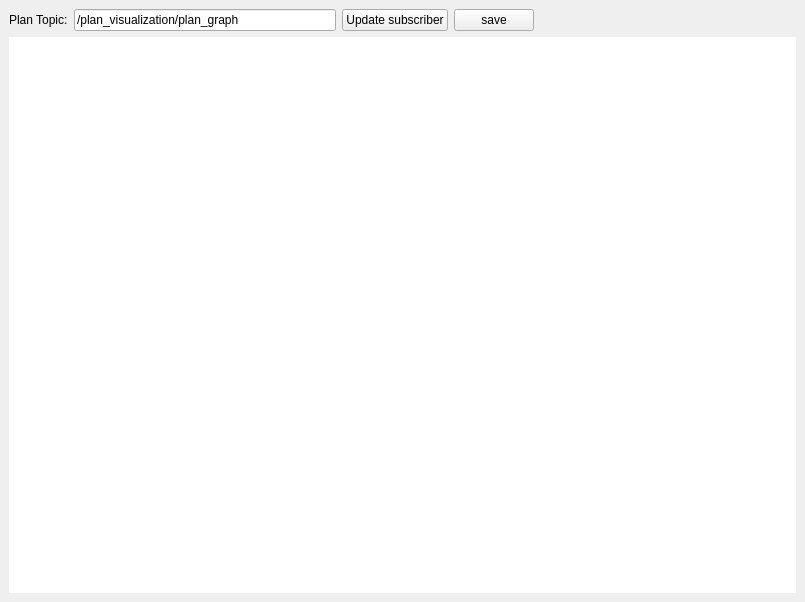
<?xml version="1.0" encoding="UTF-8"?>
<ui version="4.0">
 <class>PlanVisualization</class>
 <widget class="QWidget" name="PlanVizualization">
  <property name="geometry">
   <rect>
    <x>0</x>
    <y>0</y>
    <width>805</width>
    <height>602</height>
   </rect>
  </property>
  <property name="sizePolicy">
   <sizepolicy hsizetype="Expanding" vsizetype="Expanding">
    <horstretch>0</horstretch>
    <verstretch>0</verstretch>
   </sizepolicy>
  </property>
  <property name="windowTitle">
   <string>Plan Graph Visualization</string>
  </property>
  <layout class="QVBoxLayout" name="verticalLayout">
   <property name="spacing">
    <number>6</number>
   </property>
   <property name="leftMargin">
    <number>9</number>
   </property>
   <property name="topMargin">
    <number>9</number>
   </property>
   <property name="rightMargin">
    <number>9</number>
   </property>
   <property name="bottomMargin">
    <number>9</number>
   </property>
   <item>
    <layout class="QHBoxLayout" name="horizontalLayout_2">
     <item>
      <widget class="QLabel" name="label">
       <property name="text">
        <string>Plan Topic:</string>
       </property>
      </widget>
     </item>
     <item>
      <widget class="QLineEdit" name="topicText">
       <property name="enabled">
        <bool>true</bool>
       </property>
       <property name="autoFillBackground">
        <bool>false</bool>
       </property>
       <property name="text">
        <string>/plan_visualization/plan_graph</string>
       </property>
       <property name="frame">
        <bool>true</bool>
       </property>
       <property name="readOnly">
        <bool>false</bool>
       </property>
      </widget>
     </item>
     <item>
      <widget class="QPushButton" name="refreshButton">
       <property name="layoutDirection">
        <enum>Qt::LeftToRight</enum>
       </property>
       <property name="text">
        <string>Update subscriber</string>
       </property>
      </widget>
     </item>
     <item>
      <widget class="QPushButton" name="saveButton">
       <property name="text">
        <string>save</string>
       </property>
      </widget>
     </item>
     <item>
      <spacer name="horizontalSpacer_2">
       <property name="orientation">
        <enum>Qt::Horizontal</enum>
       </property>
       <property name="sizeType">
        <enum>QSizePolicy::Expanding</enum>
       </property>
       <property name="sizeHint" stdset="0">
        <size>
         <width>100</width>
         <height>20</height>
        </size>
       </property>
      </spacer>
     </item>
    </layout>
   </item>
   <item>
    <widget class="DotWidget" name="xdot_widget" native="true">
     <property name="sizePolicy">
      <sizepolicy hsizetype="Expanding" vsizetype="Expanding">
       <horstretch>0</horstretch>
       <verstretch>0</verstretch>
      </sizepolicy>
     </property>
     <property name="minimumSize">
      <size>
       <width>100</width>
       <height>100</height>
      </size>
     </property>
     <property name="palette">
      <palette>
       <active>
        <colorrole role="WindowText">
         <brush brushstyle="SolidPattern">
          <color alpha="255">
           <red>0</red>
           <green>0</green>
           <blue>0</blue>
          </color>
         </brush>
        </colorrole>
        <colorrole role="Button">
         <brush brushstyle="SolidPattern">
          <color alpha="255">
           <red>255</red>
           <green>255</green>
           <blue>255</blue>
          </color>
         </brush>
        </colorrole>
        <colorrole role="Light">
         <brush brushstyle="SolidPattern">
          <color alpha="255">
           <red>255</red>
           <green>255</green>
           <blue>255</blue>
          </color>
         </brush>
        </colorrole>
        <colorrole role="Midlight">
         <brush brushstyle="SolidPattern">
          <color alpha="255">
           <red>255</red>
           <green>255</green>
           <blue>255</blue>
          </color>
         </brush>
        </colorrole>
        <colorrole role="Dark">
         <brush brushstyle="SolidPattern">
          <color alpha="255">
           <red>127</red>
           <green>127</green>
           <blue>127</blue>
          </color>
         </brush>
        </colorrole>
        <colorrole role="Mid">
         <brush brushstyle="SolidPattern">
          <color alpha="255">
           <red>170</red>
           <green>170</green>
           <blue>170</blue>
          </color>
         </brush>
        </colorrole>
        <colorrole role="Text">
         <brush brushstyle="SolidPattern">
          <color alpha="255">
           <red>0</red>
           <green>0</green>
           <blue>0</blue>
          </color>
         </brush>
        </colorrole>
        <colorrole role="BrightText">
         <brush brushstyle="SolidPattern">
          <color alpha="255">
           <red>255</red>
           <green>255</green>
           <blue>255</blue>
          </color>
         </brush>
        </colorrole>
        <colorrole role="ButtonText">
         <brush brushstyle="SolidPattern">
          <color alpha="255">
           <red>0</red>
           <green>0</green>
           <blue>0</blue>
          </color>
         </brush>
        </colorrole>
        <colorrole role="Base">
         <brush brushstyle="SolidPattern">
          <color alpha="255">
           <red>255</red>
           <green>255</green>
           <blue>255</blue>
          </color>
         </brush>
        </colorrole>
        <colorrole role="Window">
         <brush brushstyle="SolidPattern">
          <color alpha="255">
           <red>255</red>
           <green>255</green>
           <blue>255</blue>
          </color>
         </brush>
        </colorrole>
        <colorrole role="Shadow">
         <brush brushstyle="SolidPattern">
          <color alpha="255">
           <red>0</red>
           <green>0</green>
           <blue>0</blue>
          </color>
         </brush>
        </colorrole>
        <colorrole role="AlternateBase">
         <brush brushstyle="SolidPattern">
          <color alpha="255">
           <red>255</red>
           <green>255</green>
           <blue>255</blue>
          </color>
         </brush>
        </colorrole>
        <colorrole role="ToolTipBase">
         <brush brushstyle="SolidPattern">
          <color alpha="255">
           <red>255</red>
           <green>255</green>
           <blue>220</blue>
          </color>
         </brush>
        </colorrole>
        <colorrole role="ToolTipText">
         <brush brushstyle="SolidPattern">
          <color alpha="255">
           <red>0</red>
           <green>0</green>
           <blue>0</blue>
          </color>
         </brush>
        </colorrole>
       </active>
       <inactive>
        <colorrole role="WindowText">
         <brush brushstyle="SolidPattern">
          <color alpha="255">
           <red>0</red>
           <green>0</green>
           <blue>0</blue>
          </color>
         </brush>
        </colorrole>
        <colorrole role="Button">
         <brush brushstyle="SolidPattern">
          <color alpha="255">
           <red>255</red>
           <green>255</green>
           <blue>255</blue>
          </color>
         </brush>
        </colorrole>
        <colorrole role="Light">
         <brush brushstyle="SolidPattern">
          <color alpha="255">
           <red>255</red>
           <green>255</green>
           <blue>255</blue>
          </color>
         </brush>
        </colorrole>
        <colorrole role="Midlight">
         <brush brushstyle="SolidPattern">
          <color alpha="255">
           <red>255</red>
           <green>255</green>
           <blue>255</blue>
          </color>
         </brush>
        </colorrole>
        <colorrole role="Dark">
         <brush brushstyle="SolidPattern">
          <color alpha="255">
           <red>127</red>
           <green>127</green>
           <blue>127</blue>
          </color>
         </brush>
        </colorrole>
        <colorrole role="Mid">
         <brush brushstyle="SolidPattern">
          <color alpha="255">
           <red>170</red>
           <green>170</green>
           <blue>170</blue>
          </color>
         </brush>
        </colorrole>
        <colorrole role="Text">
         <brush brushstyle="SolidPattern">
          <color alpha="255">
           <red>0</red>
           <green>0</green>
           <blue>0</blue>
          </color>
         </brush>
        </colorrole>
        <colorrole role="BrightText">
         <brush brushstyle="SolidPattern">
          <color alpha="255">
           <red>255</red>
           <green>255</green>
           <blue>255</blue>
          </color>
         </brush>
        </colorrole>
        <colorrole role="ButtonText">
         <brush brushstyle="SolidPattern">
          <color alpha="255">
           <red>0</red>
           <green>0</green>
           <blue>0</blue>
          </color>
         </brush>
        </colorrole>
        <colorrole role="Base">
         <brush brushstyle="SolidPattern">
          <color alpha="255">
           <red>255</red>
           <green>255</green>
           <blue>255</blue>
          </color>
         </brush>
        </colorrole>
        <colorrole role="Window">
         <brush brushstyle="SolidPattern">
          <color alpha="255">
           <red>255</red>
           <green>255</green>
           <blue>255</blue>
          </color>
         </brush>
        </colorrole>
        <colorrole role="Shadow">
         <brush brushstyle="SolidPattern">
          <color alpha="255">
           <red>0</red>
           <green>0</green>
           <blue>0</blue>
          </color>
         </brush>
        </colorrole>
        <colorrole role="AlternateBase">
         <brush brushstyle="SolidPattern">
          <color alpha="255">
           <red>255</red>
           <green>255</green>
           <blue>255</blue>
          </color>
         </brush>
        </colorrole>
        <colorrole role="ToolTipBase">
         <brush brushstyle="SolidPattern">
          <color alpha="255">
           <red>255</red>
           <green>255</green>
           <blue>220</blue>
          </color>
         </brush>
        </colorrole>
        <colorrole role="ToolTipText">
         <brush brushstyle="SolidPattern">
          <color alpha="255">
           <red>0</red>
           <green>0</green>
           <blue>0</blue>
          </color>
         </brush>
        </colorrole>
       </inactive>
       <disabled>
        <colorrole role="WindowText">
         <brush brushstyle="SolidPattern">
          <color alpha="255">
           <red>127</red>
           <green>127</green>
           <blue>127</blue>
          </color>
         </brush>
        </colorrole>
        <colorrole role="Button">
         <brush brushstyle="SolidPattern">
          <color alpha="255">
           <red>255</red>
           <green>255</green>
           <blue>255</blue>
          </color>
         </brush>
        </colorrole>
        <colorrole role="Light">
         <brush brushstyle="SolidPattern">
          <color alpha="255">
           <red>255</red>
           <green>255</green>
           <blue>255</blue>
          </color>
         </brush>
        </colorrole>
        <colorrole role="Midlight">
         <brush brushstyle="SolidPattern">
          <color alpha="255">
           <red>255</red>
           <green>255</green>
           <blue>255</blue>
          </color>
         </brush>
        </colorrole>
        <colorrole role="Dark">
         <brush brushstyle="SolidPattern">
          <color alpha="255">
           <red>127</red>
           <green>127</green>
           <blue>127</blue>
          </color>
         </brush>
        </colorrole>
        <colorrole role="Mid">
         <brush brushstyle="SolidPattern">
          <color alpha="255">
           <red>170</red>
           <green>170</green>
           <blue>170</blue>
          </color>
         </brush>
        </colorrole>
        <colorrole role="Text">
         <brush brushstyle="SolidPattern">
          <color alpha="255">
           <red>127</red>
           <green>127</green>
           <blue>127</blue>
          </color>
         </brush>
        </colorrole>
        <colorrole role="BrightText">
         <brush brushstyle="SolidPattern">
          <color alpha="255">
           <red>255</red>
           <green>255</green>
           <blue>255</blue>
          </color>
         </brush>
        </colorrole>
        <colorrole role="ButtonText">
         <brush brushstyle="SolidPattern">
          <color alpha="255">
           <red>127</red>
           <green>127</green>
           <blue>127</blue>
          </color>
         </brush>
        </colorrole>
        <colorrole role="Base">
         <brush brushstyle="SolidPattern">
          <color alpha="255">
           <red>255</red>
           <green>255</green>
           <blue>255</blue>
          </color>
         </brush>
        </colorrole>
        <colorrole role="Window">
         <brush brushstyle="SolidPattern">
          <color alpha="255">
           <red>255</red>
           <green>255</green>
           <blue>255</blue>
          </color>
         </brush>
        </colorrole>
        <colorrole role="Shadow">
         <brush brushstyle="SolidPattern">
          <color alpha="255">
           <red>0</red>
           <green>0</green>
           <blue>0</blue>
          </color>
         </brush>
        </colorrole>
        <colorrole role="AlternateBase">
         <brush brushstyle="SolidPattern">
          <color alpha="255">
           <red>255</red>
           <green>255</green>
           <blue>255</blue>
          </color>
         </brush>
        </colorrole>
        <colorrole role="ToolTipBase">
         <brush brushstyle="SolidPattern">
          <color alpha="255">
           <red>255</red>
           <green>255</green>
           <blue>220</blue>
          </color>
         </brush>
        </colorrole>
        <colorrole role="ToolTipText">
         <brush brushstyle="SolidPattern">
          <color alpha="255">
           <red>0</red>
           <green>0</green>
           <blue>0</blue>
          </color>
         </brush>
        </colorrole>
       </disabled>
      </palette>
     </property>
     <property name="cursor">
      <cursorShape>PointingHandCursor</cursorShape>
     </property>
     <property name="mouseTracking">
      <bool>true</bool>
     </property>
     <property name="focusPolicy">
      <enum>Qt::NoFocus</enum>
     </property>
     <property name="contextMenuPolicy">
      <enum>Qt::ActionsContextMenu</enum>
     </property>
     <property name="autoFillBackground">
      <bool>true</bool>
     </property>
     <property name="styleSheet">
      <string notr="true"/>
     </property>
    </widget>
   </item>
  </layout>
 </widget>
 <customwidgets>
  <customwidget>
   <class>DotWidget</class>
   <extends>QWidget</extends>
   <header>plan_visualization.xdot_qt</header>
  </customwidget>
 </customwidgets>
 <resources/>
 <connections/>
</ui>
